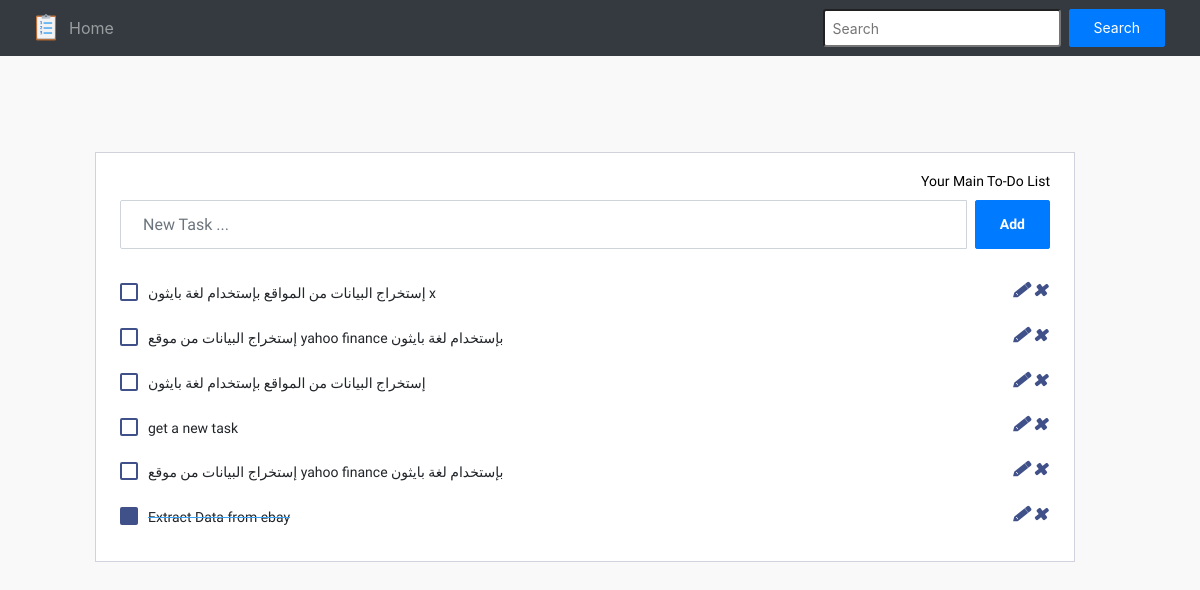
Before: / with the older database file.
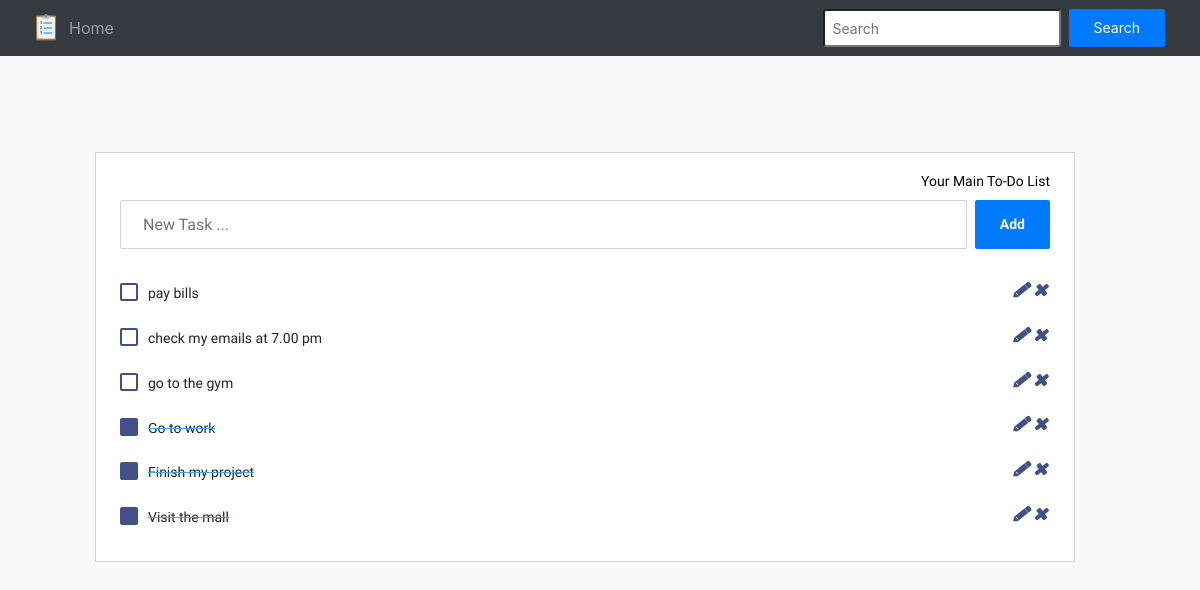
After: the same page with the newer database file.
### Myapp/models.py (models this page shows, shortened)
class Task(models.Model):
    user = models.ForeignKey(User,on_delete=models.CASCADE,null=True,blank=True)
    title = models.CharField(max_length=200)
    complit = models.BooleanField(default=False)
    creted = models.TimeField(auto_now_add=True)
    class Meta:
        ordering = ['complit',]

### Myapp/views.py (the view, shortened to what this page needs)
# urls.py: path('', views.home,name='home'),
def home(request):
    if 'q' in request.GET or '':
        q = request.GET['q']
        todo_list = Task.objects.filter(title__icontains=q)
    else:
        todo_list = Task.objects.all()
    if request.method == 'POST':
        form = TaskForm(request.POST)
        if form.is_valid():
            form.save()
            messages.success(request,'Successfully added')
            return redirect('home')
    else:
        form = TaskForm()
    return render(request,"main.html",{"task":todo_list,"form":form})

### Myapp/forms.py
class TaskForm(forms.ModelForm):
    class Meta:
        model = Task
        fields = ('title',)

### templates/main.html (shortened to what this page needs)
{% extends 'navbar.html'%}
{%block content %}
<!doctype html>
<html>
  <head>
      <link href='https://maxcdn.bootstrapcdn.com/bootstrap/4.0.0/css/bootstrap.min.css' rel='stylesheet'>
      <link href='https://cdnjs.cloudflare.com/ajax/libs/font-awesome/4.0.3/css/font-awesome.css' rel='stylesheet'>
</head>
<body>
<div class="page-content page-container" id="page-content">
  <div class="padding">
    <div class="row container d-flex justify-content-center">
      <div class="col-lg-12">
        <div class="card px-3">
          <div class="card-body text-right">
            <h3 class="card-title">Your main To-Do list</h3>
            <form method="POST">
              <div class="add-items d-flex">
                <input type="text" name = "title" class="form-control todo-list-input" placeholder="New Task ...">
                <button type="submit"
                  class="add btn btn-primary font-weight-bold todo-list-add-btn padding-box ">Add</button> </div>
              </form>
                {%for t in task%}
                <div class="list-wrapper">
                    <ul class="d-flex flex-column-reverse todo-list">
                    {% if t.complit%}
                        <li class="completed">
                    {%else%}
                        <li class="uncompleted">
                    {%endif%}
                        <div class="form-check">
                            <form method="post">
                                <label class="form-check-label">
                            </form>
                                    {{t.title}}
                        </div>
                        <a>
                            <a style="margin-left: auto" href={%url 'update_task' t.id %}><i
                                class="remove mdi2 mdi-close-circle-outline"></i></a>
                            <a style="margin-left: 2px" href={%url 'delete_task' t.id %}><i
                                 class="remove mdi mdi-close-circle-outline"></i></a>
                        </li>
                    </ul>
                  </div>
                {%endfor%}
          </div>
        </div>
      </div>
    </div>
  </div>
</div>
</body>
</html>
{%endblock %}

### templates/navbar.html (shortened to what this page needs)
{%load static %}
<!DOCTYPE html>
<html lang="en">
<head>
  <link href="https://cdn.jsdelivr.net/npm/bootstrap@5.1.3/dist/css/bootstrap.min.css" rel="stylesheet">
</head>
<body>
<nav class="navbar navbar-expand-sm navbar-dark bg-dark">
  <div class="container-fluid">
  <img src={% static 'images/to-do.png' %} width="30" height="30" class="d-inline-block align-top" alt="">
    <div class="collapse navbar-collapse" id="mynavbar">
      <ul class="navbar-nav me-auto">
        <li class="nav-item">
          <a class="nav-link" href={%url 'home'%}>Home</a>
        </li>
      </ul>
      <form class="d-flex">
        <input class="form-control-sm me-2 " name='q' type="text" placeholder="Search">
        <button class="btn btn-primary btn-sm me-1" type="submit">Search</button>
      </form>
    </div>
  </div>
</nav>
</body>
</html>
  {% block content%}
  {%endblock %}

Changed rows visible on the page:
removed Task: title "إستخراج البيانات من المواقع بإستخدام لغة بايثون x"
removed Task: title "إستخراج البيانات من موقع yahoo finance بإستخدام لغة بايثون"
removed Task: title "إستخراج البيانات من المواقع بإستخدام لغة بايثون"
removed Task: title "get a new task"
removed Task: title "إستخراج البيانات من موقع yahoo finance بإستخدام لغة بايثون"
removed Task: title "Extract Data from ebay"
added Task: title "pay bills"
added Task: title "check my emails at 7.00 pm"
added Task: title "go to the gym"
added Task: title "Go to work"
added Task: title "Finish my project"
added Task: title "Visit the mall"
